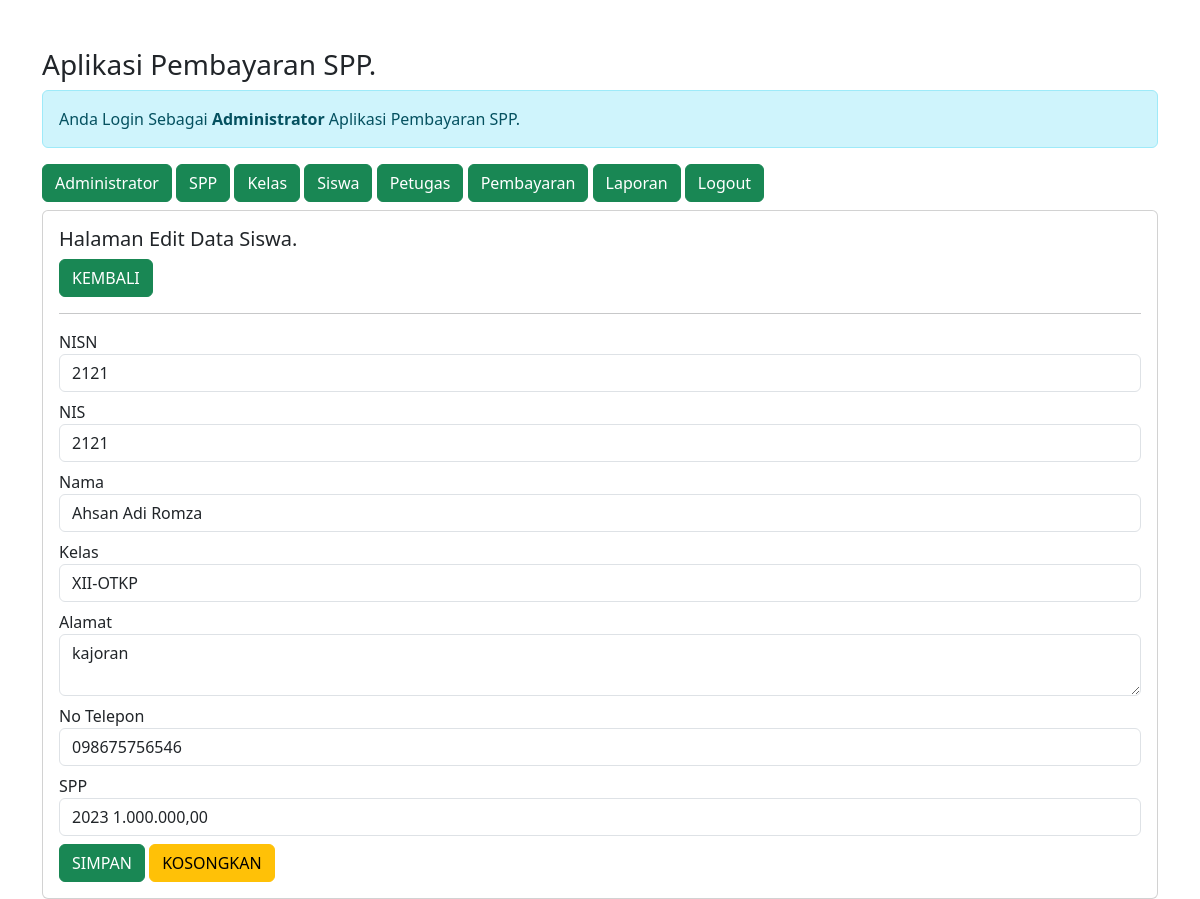
Screenshot of /admin/admin.php?url=edit-siswa&nisn=2121 (signed in) with the database file from the repository.
### tables this page shows
CREATE TABLE `siswa` (
  `nisn` int(10) NOT NULL,
  `nis` char(8) NOT NULL,
  `nama` varchar(35) NOT NULL,
  `id_kelas` int(11) NOT NULL,
  `alamat` text NOT NULL,
  `no_tlp` varchar(13) NOT NULL,
  `id_spp` int(11) NOT NULL
);

CREATE TABLE `kelas` (
  `id_kelas` int(11) NOT NULL,
  `nama_kelas` varchar(10) NOT NULL,
  `kompetensi_keahlian` varchar(50) NOT NULL
);

CREATE TABLE `spp` (
  `id_spp` int(11) NOT NULL,
  `tahun` int(11) NOT NULL,
  `nominal` int(11) NOT NULL
);

### admin/edit-siswa.php (the view, shortened to what this page needs)
<?php
$nisn = $_GET['nisn'];
include'../koneksi.php';
$sql = "SELECT * FROM siswa,spp,kelas WHERE siswa.id_kelas=kelas.id_kelas AND siswa.id_spp=spp.id_spp AND nisn='$nisn'";
$query = mysqli_query($koneksi, $sql);
$data = mysqli_fetch_array($query);
?>
<h5> Halaman Edit Data Siswa.</h5>
<a href="?url=siswa" class="btn btn-success"> KEMBALI </a>
<hr>
<form method="post" action="?url=proses-edit-siswa&nisn=<?= $nisn; ?>">
    <div class="form-group mb-2">
        <label>NISN</label>
        <input value="<?= $data['nisn'] ?>" readonly type="number" name="nisn" class="form-control" required>
    </div>
    <div class="form-group mb-2">
        <label>NIS</label>
        <input value="<?= $data['nis'] ?>" type="number" name="nis" class="form-control" required>
    </div>
    <div class="form-group mb-2">
        <label>Nama</label>
        <input value="<?= $data['nama'] ?>" type="text" name="nama" class="form-control" required>
    </div>
    <div class="form-group mb-2">
        <label>Kelas</label>
        <select name="id_kelas" class="form-control" required>
        <option value="<?= $data['id_kelas'] ?>"> <?= $data['nama_kelas']; ?> </option>
        </select>
    </div>
    <div class="form-group mb-2">
        <label>Alamat</label>
        <textarea name="alamat" class="form-control" required><?= $data['alamat'] ?></textarea>
    </div>
    <div class="form-group mb-2">
        <label>No Telepon</label>
        <input value="<?= $data['no_tlp'] ?>" type="number" name="no_tlp" class="form-control" required>
    </div>
    <div class="form-group mb-2">
        <label>SPP</label>
        <select name="id_spp" class="form-control" required>
        <option value="<?= $data['id_spp'] ?>"> <?= $data['tahun'];?> <?= number_format($data['nominal'],2,',','.');?> </option>
        </select>
    </div>
    <div class="form-group">
        <button type="submit" class="btn btn-success"> SIMPAN </button>
        <button type="reset" class="btn btn-warning"> KOSONGKAN </button>
    </div>
</form>

### rows the page displays
siswa: nisn "2121", nis "2121", nama "Ahsan Adi Romza", id_kelas "XII-OTKP", alamat "kajoran", no_tlp "098675756546", id_spp "2023 1.000.000,00"
